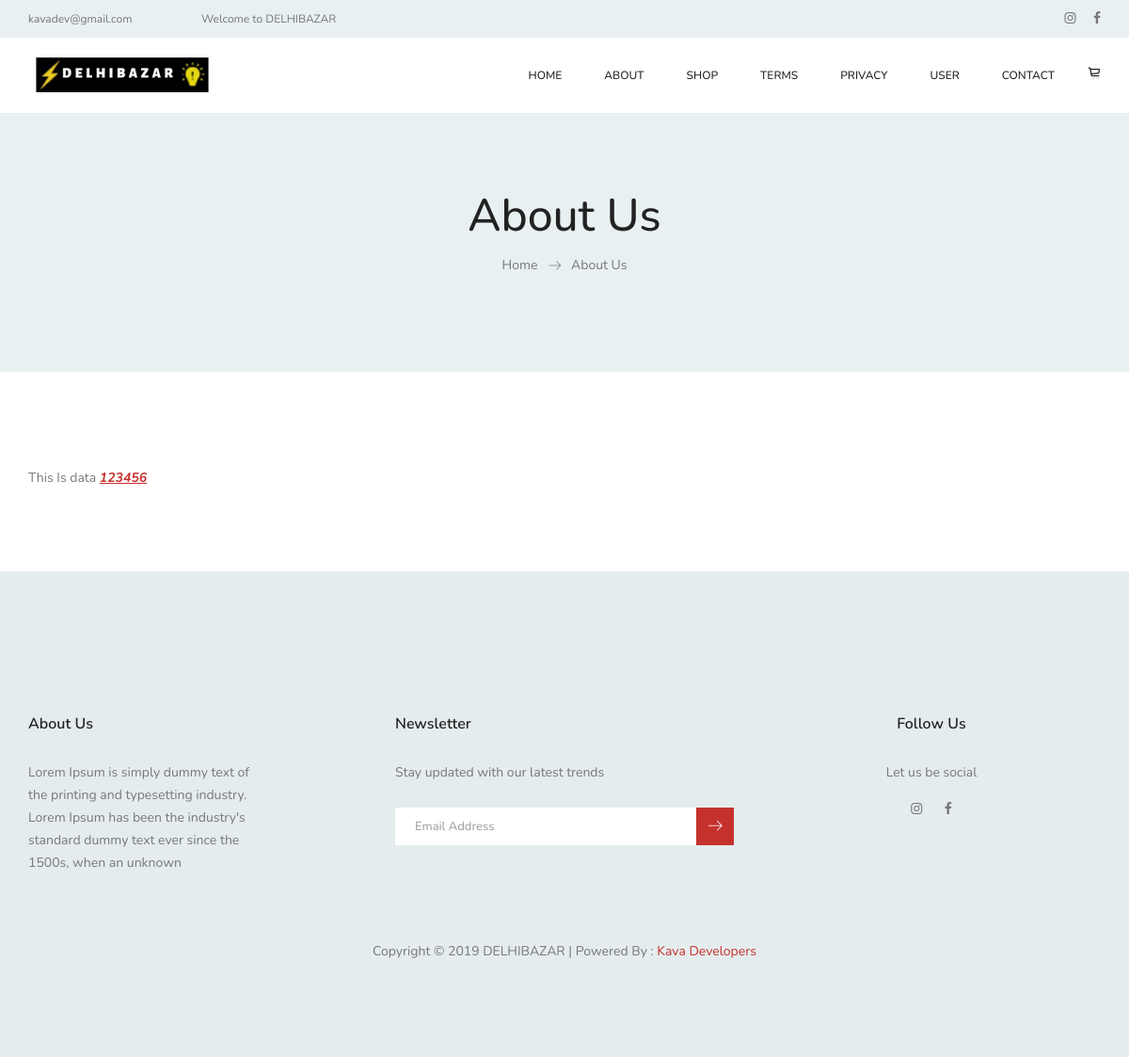
Page /index.php/pages/about on the committed database.
### tables this page shows
CREATE TABLE IF NOT EXISTS `setting` (
  `id` int(11) NOT NULL AUTO_INCREMENT,
  `email` text NOT NULL,
  `support_email` text NOT NULL,
  `contact_email` text NOT NULL,
  `mobile` text NOT NULL,
  `city` text NOT NULL,
  `address` text NOT NULL,
  `opening_hours` text NOT NULL,
  `short_about` text NOT NULL,
  PRIMARY KEY (`id`)
);

CREATE TABLE IF NOT EXISTS `social_icon` (
  `id` int(11) NOT NULL AUTO_INCREMENT,
  `title` text NOT NULL,
  `class` text NOT NULL,
  `link` text NOT NULL,
  `created_at` datetime NOT NULL,
  PRIMARY KEY (`id`)
);

CREATE TABLE IF NOT EXISTS `pages` (
  `id` int(11) NOT NULL AUTO_INCREMENT,
  `name` varchar(250) NOT NULL,
  `content` longtext NOT NULL,
  PRIMARY KEY (`id`)
);

### application/core/MY_Loader.php (called while the page is built, shortened)
<?php
class MY_Loader extends CI_Loader {
    public function template1($template_name, $vars = array())
    {
        $this->view('template/header2');
        $this->view($template_name, $vars);
        $this->view('template/footer2');
    }
}
?>

### application/controllers/Pages.php (called while the page is built, shortened)
<?php
class Pages extends CI_Controller {
	function __construct(){
        $this->load->model('general_model');
    }
    public function about()
    {
    	$data['_title']		= "DELHIBAZAR | about us";
    	$this->load->template1('pages/about',$data);
    }
}

### index.php (called while the page is built, shortened)
<?php
require_once BASEPATH.'core/CodeIgniter.php';

### application/helpers/general_helper.php (called while the page is built, shortened)
<?php
function social_icons()
{
	$CI=&get_instance();
	return $CI->db->get('social_icon')->result_array();
}
function get_setting()
{
	$CI=&get_instance();
	return $CI->db->get_where('setting',['id' => '1'])->result_array()[0];
}
?>

### application/views/pages/about.php (the view, shortened to what this page needs)
    <section class="banner_area">
        <div class="banner_inner d-flex align-items-center">
<div class="container">
	<div class="banner_content text-center">
		<h2>About Us</h2>
		<div class="page_link">
			<a href="<?= base_url(); ?>">Home</a>
			<a href="#">About Us</a>
		</div>
	</div>
</div>
        </div>
    </section>
    <section class="sample-text-area">
            <div class="container">
                <div><?= $this->db->get_where('pages',['id' => '1'])->result_array()[0]['content']; ?></div>
            </div>
    </section>

### application/views/template/header2.php (shortened to what this page needs)
<!doctype html>
<html lang="en">
    <head>
        <link rel="stylesheet" href="<?= base_url() ?>user_login/css/bootstrap.css">
        <link rel="stylesheet" href="<?= base_url() ?>user_login/vendors/linericon/style.css">
        <link rel="stylesheet" href="<?= base_url() ?>user_login/css/font-awesome.min.css">
        <link rel="stylesheet" href="<?= base_url() ?>user_login/vendors/owl-carousel/owl.carousel.min.css">
        <link rel="stylesheet" href="<?= base_url() ?>user_login/vendors/lightbox/simpleLightbox.css">
        <link rel="stylesheet" href="<?= base_url() ?>user_login/vendors/nice-select/css/nice-select.css">
        <link rel="stylesheet" href="<?= base_url() ?>user_login/vendors/animate-css/animate.css">
        <link rel="stylesheet" href="<?= base_url() ?>user_login/vendors/jquery-ui/jquery-ui.css">
        <link rel="stylesheet" href="<?= base_url() ?>user_login/css/style.css">
        <link rel="stylesheet" href="<?= base_url() ?>user_login/css/responsive.css">
        <link rel="stylesheet" href="<?= base_url() ?>user_login/alert/sweetalert.css">
    </head>
    <body>
        <header class="header_area">
        	<div class="top_menu row m0">
           		<div class="container">
					<div class="float-left">
						<a href="mailto:<?= get_setting()['email'] ?>"><?= get_setting()['email'] ?></a>
						<a href="#">Welcome to DELHIBAZAR</a>
					</div>
					<div class="float-right">
						<ul class="header_social">
							<?php foreach (social_icons() as $key => $value) { ?>
							<li><a href="<?= $value['link'] ?>" target="_blank"><i class="fa <?= $value['class'] ?>"></i></a></li>
							<?php } ?>
						</ul>
					</div>
           		</div>
           	</div>
           	<div class="main_menu">
            	<nav class="navbar navbar-expand-lg navbar-light main_box">
					<div class="container">
						 <a class="navbar-brand" href="<?= base_url(); ?>" style="width: 200px;" ><img src="<?= base_url(); ?>image/logo.png" style="width: 100%;"></a>
						<div class="collapse navbar-collapse offset" id="navbarSupportedContent">
							<ul class="nav navbar-nav menu_nav ml-auto">
								<li class="nav-item"><a class="nav-link" href="<?= base_url() ?>">Home</a></li>
								<li class="nav-item"><a class="nav-link" href="<?= base_url(); ?>pages/about">About</a></li>
								<li class="nav-item submenu dropdown">
									<a href="#" class="nav-link dropdown-toggle" data-toggle="dropdown" role="button" aria-haspopup="true" aria-expanded="false">Shop</a>
								</li>
								<li class="nav-item"><a class="nav-link" href="<?= base_url(); ?>pages/terms">Terms</a></li>
								<li class="nav-item"><a class="nav-link" href="<?= base_url(); ?>pages/privacy">Privacy</a></li>
								<li class="nav-item submenu dropdown">
									<a href="#" class="nav-link dropdown-toggle" data-toggle="dropdown" role="button" aria-haspopup="true" aria-expanded="false">User</a>
								</li>
								<li class="nav-item"><a class="nav-link" href="<?= base_url(); ?>pages/contact">Contact</a></li>
							</ul>
							<ul class="nav navbar-nav navbar-right">
								<li class="nav-item"><a href="#" class="cart"><i class="lnr lnr lnr-cart"></i></a></li>
							</ul>
						</div>
					</div>
            	</nav>
            </div>
        </header>

### application/views/template/footer2.php (shortened to what this page needs)
        <footer class="footer-area">
            <div class="container">
                <div class="row">
                    <div class="col-lg-4  col-md-6 col-sm-6">
                        <div class="single-footer-widget">
                            <h6 class="footer_title">About Us</h6>
                            <p><?= nl2br(get_setting()['short_about']) ?></p>
                        </div>
                    </div>
                    <div class="col-lg-4 col-md-6 col-sm-6">
                        <div class="single-footer-widget">
                            <h6 class="footer_title">Newsletter</h6>
                            <p>Stay updated with our latest trends</p>
                            <form action="<?= base_url(); ?>welcome/save_newalatter" id="news_form" method="post" class="subscribe_form relative">
                                <div id="mc_embed_signup">
                                    <div class="input-group d-flex flex-row">
                                        <input name="email" id="news_email" placeholder="Email Address" onfocus="this.placeholder = ''" onblur="this.placeholder = 'Email Address '" type="email">
                                        <button type="submit" class="btn sub-btn"><span class="lnr lnr-arrow-right"></span></button>
                                    </div>
                                </div>
                            </form>
                        </div>
                    </div>
                    <div class="col-lg-4 col-md-6 col-sm-6 text-center">
                        <div class="single-footer-widget f_social_wd">
                            <h6 class="footer_title">Follow Us</h6>
                            <p style="text-align: center;max-width: none;">Let us be social</p>
                            <div class="f_social">
                                <?php foreach (social_icons() as $key => $value) { ?>
                                <a href="<?= $value['link'] ?>" target="_blank"><i class="fa <?= $value['class'] ?>"></i></a>
                                <?php } ?>
                            </div>
                        </div>
                    </div>
                </div>
                <div class="row footer-bottom d-flex justify-content-between align-items-center">
                    <p class="col-lg-12 footer-text text-center">
                    Copyright &copy 2019 DELHIBAZAR | Powered By : <a href="http://kavadevelopers.com" target="_blank">Kava Developers</a>
                    </p>
                </div>
            </div>
        </footer>
        <link rel="stylesheet" href="https://jqueryvalidation.org/files/demo/site-demos.css">
    </body>
</html>

### rows in the picture
setting: email "kavadev@gmail.com", short_about "Lorem Ipsum is simply dummy text of the printing and typesetting industry. Lorem Ipsum has been the industry's standard dummy text ever since the 1500s, when an unknown"
pages: content "This Is data 123456"
